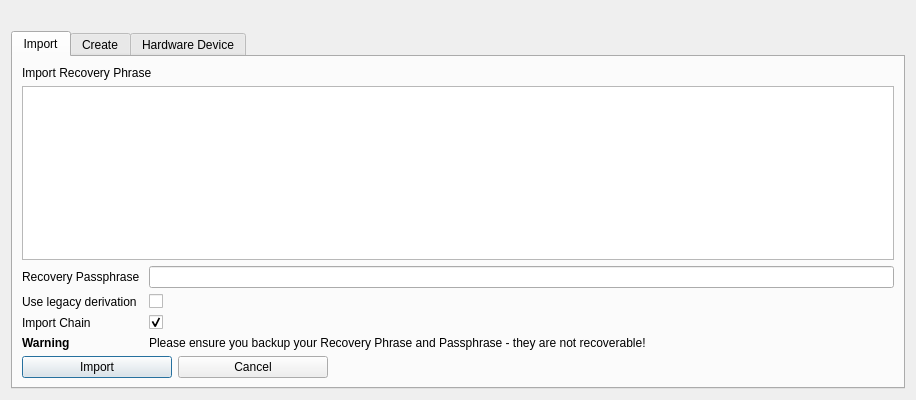
<?xml version="1.0" encoding="UTF-8"?>
<ui version="4.0">
 <class>MnemonicDialog</class>
 <widget class="QDialog" name="MnemonicDialog">
  <property name="geometry">
   <rect>
    <x>0</x>
    <y>0</y>
    <width>916</width>
    <height>400</height>
   </rect>
  </property>
  <property name="windowTitle">
   <string>HD Wallet Setup</string>
  </property>
  <layout class="QGridLayout" name="gridLayout">
   <item row="1" column="0">
    <widget class="QTabWidget" name="tabWidget">
     <property name="currentIndex">
      <number>0</number>
     </property>
     <widget class="QWidget" name="tabImport">
      <attribute name="title">
       <string>Import</string>
      </attribute>
      <layout class="QGridLayout" name="gridLayout_2">
       <item row="0" column="0">
        <widget class="QLabel" name="mnemonicLabel">
         <property name="text">
          <string>Import Recovery Phrase</string>
         </property>
        </widget>
       </item>
       <item row="1" column="0">
        <widget class="QTextEdit" name="tbxMnemonic">
         <property name="toolTip">
          <string>Enter your BIP39 compliant Recovery Phrase/Mnemonic - Typing your own words will probably not work how you expect, since the words require a particular structure (the last word is a checksum).</string>
         </property>
         <property name="lineWrapMode">
          <enum>QTextEdit::WidgetWidth</enum>
         </property>
        </widget>
       </item>
       <item row="2" column="0">
        <layout class="QFormLayout" name="mnemonicLayout">
         <item row="0" column="0">
          <widget class="QLabel" name="passwordLabel">
           <property name="text">
            <string>Recovery Passphrase </string>
           </property>
          </widget>
         </item>
         <item row="0" column="1">
          <widget class="QLineEdit" name="edtPassword">
           <property name="toolTip">
            <string>Enter a passphrase to protect your Recovery Phrase (optional)</string>
           </property>
          </widget>
         </item>
        <item row="1" column="0">
          <widget class="QLabel" name="useLegacyDerivationLabel">
           <property name="toolTip">
            <string/>
           </property>
           <property name="text">
            <string>Use legacy derivation</string>
           </property>
          </widget>
         </item>
         <item row="1" column="1">
          <widget class="QCheckBox" name="useLegacyDerivationCheckBox">
           <property name="toolTip">
            <string>Only needed if importing a wallet/mnemonic made before July 1st ,2020</string>
           </property>
           <property name="checked">
            <bool>false</bool>
           </property>
          </widget>
         </item>
         <item row="2" column="0">
          <widget class="QLabel" name="importChainLabel">
           <property name="text">
            <string>Import Chain</string>
           </property>
          </widget>
         </item>
         <item row="2" column="1">
          <widget class="QCheckBox" name="chkImportChain">
           <property name="toolTip">
            <string>Only needed if you're importing </string>
           </property>
           <property name="checked">
            <bool>true</bool>
           </property>
          </widget>
         </item>
         <item row="3" column="0">
          <widget class="QLabel" name="label_3">
           <property name="font">
            <font>
             <weight>75</weight>
             <bold>true</bold>
            </font>
           </property>
           <property name="text">
            <string>Warning</string>
           </property>
          </widget>
         </item>
         <item row="3" column="1">
          <widget class="QLabel" name="label_2">
           <property name="text">
            <string>Please ensure you backup your Recovery Phrase and Passphrase - they are not recoverable!</string>
           </property>
          </widget>
         </item>
        </layout>
       </item>
       <item row="3" column="0">
        <layout class="QHBoxLayout" name="horizontalLayout_2">
         <item>
          <widget class="QPushButton" name="btnImport">
           <property name="minimumSize">
            <size>
             <width>150</width>
             <height>0</height>
            </size>
           </property>
           <property name="maximumSize">
            <size>
             <width>150</width>
             <height>16777215</height>
            </size>
           </property>
           <property name="text">
            <string>Import</string>
           </property>
          </widget>
         </item>
         <item>
          <widget class="QPushButton" name="btnCancel">
           <property name="minimumSize">
            <size>
             <width>150</width>
             <height>0</height>
            </size>
           </property>
           <property name="maximumSize">
            <size>
             <width>150</width>
             <height>16777215</height>
            </size>
           </property>
           <property name="text">
            <string>Cancel</string>
           </property>
          </widget>
         </item>
         <item>
          <spacer name="horizontalSpacer">
           <property name="orientation">
            <enum>Qt::Horizontal</enum>
           </property>
           <property name="sizeHint" stdset="0">
            <size>
             <width>40</width>
             <height>20</height>
            </size>
           </property>
          </spacer>
         </item>
        </layout>
       </item>
      </layout>
     </widget>
     <widget class="QWidget" name="tabCreate">
      <attribute name="title">
       <string>Create</string>
      </attribute>
      <layout class="QGridLayout" name="gridLayout_3">
       <item row="0" column="0">
        <widget class="QLabel" name="mnemonicLabel_2">
         <property name="text">
          <string>Create New Recovery Phrase</string>
         </property>
        </widget>
       </item>
       <item row="1" column="0">
        <widget class="QTextEdit" name="tbxMnemonicOut">
         <property name="toolTip">
          <string>This is your randomly generated Recovery Phrase/Mnemonic</string>
         </property>
         <property name="lineWrapMode">
          <enum>QTextEdit::WidgetWidth</enum>
         </property>
         <property name="readOnly">
          <bool>true</bool>
         </property>
        </widget>
       </item>
       <item row="2" column="0">
        <layout class="QFormLayout" name="formLayout">
         <item row="0" column="0">
          <widget class="QLabel" name="label">
           <property name="minimumSize">
            <size>
             <width>0</width>
             <height>0</height>
            </size>
           </property>
           <property name="text">
            <string>Bytes of Entropy </string>
           </property>
          </widget>
         </item>
         <item row="0" column="1">
          <widget class="QSpinBox" name="spinEntropy">
           <property name="maximumSize">
            <size>
             <width>40</width>
             <height>16777215</height>
            </size>
           </property>
           <property name="toolTip">
            <string>Entropy is an advanced feature. Your mnemonic may be insecure if this feature is used incorrectly.</string>
           </property>
           <property name="minimum">
            <number>16</number>
           </property>
           <property name="maximum">
            <number>64</number>
           </property>
           <property name="value">
            <number>32</number>
           </property>
          </widget>
         </item>
         <item row="1" column="1">
          <widget class="QComboBox" name="cbxLanguage">
           <property name="maximumSize">
            <size>
             <width>120</width>
             <height>16777215</height>
            </size>
           </property>
           <property name="toolTip">
            <string>Select your language</string>
           </property>
           <item>
            <property name="text">
             <string>English</string>
            </property>
           </item>
           <item>
            <property name="text">
             <string>French</string>
            </property>
           </item>
           <item>
            <property name="text">
             <string>Japanese</string>
            </property>
           </item>
           <item>
            <property name="text">
             <string>Spanish</string>
            </property>
           </item>
           <item>
            <property name="text">
             <string>Chinese_s</string>
            </property>
           </item>
           <item>
            <property name="text">
             <string>Chinese_t</string>
            </property>
           </item>
          </widget>
         </item>
         <item row="1" column="0">
          <widget class="QLabel" name="label_4">
           <property name="text">
            <string>Language</string>
           </property>
          </widget>
         </item>
        </layout>
       </item>
       <item row="3" column="0">
        <layout class="QHBoxLayout" name="horizontalLayout_3">
         <item>
          <widget class="QPushButton" name="btnGenerate">
           <property name="minimumSize">
            <size>
             <width>150</width>
             <height>0</height>
            </size>
           </property>
           <property name="maximumSize">
            <size>
             <width>150</width>
             <height>16777215</height>
            </size>
           </property>
           <property name="text">
            <string>Generate</string>
           </property>
          </widget>
         </item>
         <item>
          <widget class="QPushButton" name="btnCancel2">
           <property name="minimumSize">
            <size>
             <width>150</width>
             <height>0</height>
            </size>
           </property>
           <property name="maximumSize">
            <size>
             <width>150</width>
             <height>16777215</height>
            </size>
           </property>
           <property name="text">
            <string>Cancel</string>
           </property>
          </widget>
         </item>
         <item>
          <spacer name="horizontalSpacer_2">
           <property name="orientation">
            <enum>Qt::Horizontal</enum>
           </property>
           <property name="sizeHint" stdset="0">
            <size>
             <width>40</width>
             <height>20</height>
            </size>
           </property>
          </spacer>
         </item>
        </layout>
       </item>
      </layout>
     </widget>
     <widget class="QWidget" name="tabHardware">
      <attribute name="title">
       <string>Hardware Device</string>
      </attribute>
      <layout class="QGridLayout" name="gridLayout_4">
       <item row="1" column="0">
        <widget class="QPlainTextEdit" name="tbxHwdOut">
         <property name="readOnly">
          <bool>true</bool>
         </property>
        </widget>
       </item>
       <item row="6" column="0">
        <layout class="QHBoxLayout" name="horizontalLayout_4">
         <item>
          <widget class="QPushButton" name="btnImportFromHwd">
           <property name="minimumSize">
            <size>
             <width>150</width>
             <height>0</height>
            </size>
           </property>
           <property name="text">
            <string>Import</string>
           </property>
          </widget>
         </item>
         <item>
          <widget class="QPushButton" name="btnCancel3">
           <property name="minimumSize">
            <size>
             <width>150</width>
             <height>0</height>
            </size>
           </property>
           <property name="text">
            <string>Cancel</string>
           </property>
          </widget>
         </item>
         <item>
          <spacer name="horizontalSpacer_3">
           <property name="orientation">
            <enum>Qt::Horizontal</enum>
           </property>
           <property name="sizeHint" stdset="0">
            <size>
             <width>40</width>
             <height>20</height>
            </size>
           </property>
          </spacer>
         </item>
        </layout>
       </item>
       <item row="2" column="0">
        <layout class="QFormLayout" name="formLayout_2">
         <item row="0" column="0">
          <widget class="QLabel" name="lblPath">
           <property name="minimumSize">
            <size>
             <width>0</width>
             <height>0</height>
            </size>
           </property>
           <property name="text">
            <string>Path</string>
           </property>
          </widget>
         </item>
         <item row="0" column="1">
          <widget class="QLineEdit" name="edtPath">
           <property name="toolTip">
            <string>Path to derive account from, if not using default.</string>
           </property>
          </widget>
         </item>
         <item row="1" column="0">
          <widget class="QLabel" name="label_5">
           <property name="text">
            <string>Notes  </string>
           </property>
          </widget>
         </item>
         <item row="1" column="1">
          <widget class="QLabel" name="label_6">
           <property name="text">
            <string>Open ghost app before importing, confirm on device if prompted and wait for chain rescan to complete.</string>
           </property>
          </widget>
         </item>
        </layout>
       </item>
       <item row="0" column="0">
        <widget class="QLabel" name="hwdLabel">
         <property name="text">
          <string>Import account from hardware device</string>
         </property>
        </widget>
       </item>
      </layout>
     </widget>
    </widget>
   </item>
   <item row="0" column="0">
    <widget class="QLabel" name="lblHelp">
     <property name="enabled">
      <bool>true</bool>
     </property>
     <property name="text">
      <string/>
     </property>
    </widget>
   </item>
  </layout>
 </widget>
 <resources>
  <include location="../bitcoin.qrc"/>
 </resources>
 <connections/>
</ui>
